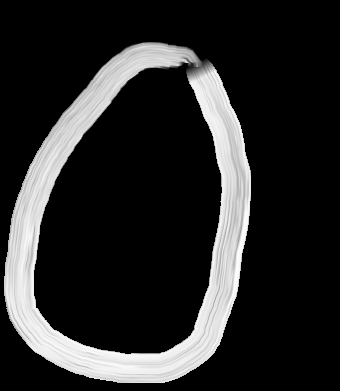
#> input picture Digit_Images/0/0.png, 340 x 391 px; its folder holds only this picture in this run
$ jupyter execute --allow-errors Digit.ipynb   (shell and % lines are left out)
#> lines starting #> are read from the running program, lines starting #| are printed output that depends on the picture
[cell 1]
import pyscreenshot as ImageGrab #what we imported
import numpy as np
import time
import pandas as pd
import csv
import cv2
import glob

[cell 2]
def one_time():  #we make a function to stop capturing images when we run code (one time execution)
    images_folder="Digit_Images/9/"

    for i in range(0,100):
       time.sleep(4)# Using time 4 sec to change the digit to capture it again
       im=ImageGrab.grab(bbox=(60,200,800,800)) #x1,y1,x2,y2 (top left corner)
       print("saved......",i)
       im.save(images_folder+str(i)+'.png')
       print("clear screen now then redraw ........")

[cell 3]
#Generating dataset :
header  =["label"]
for i in range(0,784): #going through dataset from 0->783

    header.append("pixel"+str(i)) # appending each
with open('dataset.csv', 'a') as f: # creating csv file

    writer = csv.writer(f)
    writer.writerow(header) #creating the title of our dataset and adding all of it to row

for label in range(10):#reading the images of pixels in numbers ; we havef 10 folders from 0->9.

    dirList = glob.glob("Digit_Images/"+str(label)+"/*.png")   #glob is used to extract/return path for
                                                               # each of my 10 folders
    for img_path in dirList: # opening another for loop to iterate on that path
        im= cv2.imread(img_path) # reading our images
#> im is the input picture: shape (391, 340, 3); min 0, max 255, mean 40.7
        im_gray = cv2.cvtColor(im,cv2.COLOR_BGR2GRAY) # converting our images into greyscale one channel,
                                                      #(Note: initially it is RGB"red green blue" meaning 3 channels)
        im_gray = cv2.GaussianBlur(im_gray,(15,15), 0) # We used this syntax(15,15) to blur image for each loop
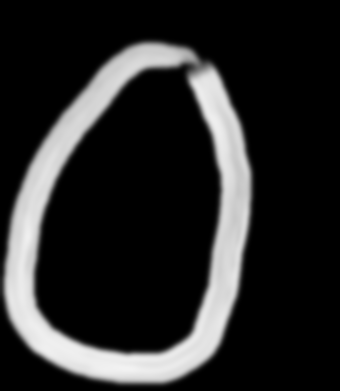
#> im_gray: shape (391, 340); min 0, max 242, mean 40.7
        roi= cv2.resize(im_gray,(28,28), interpolation=cv2.INTER_AREA)# Then we resize image into 28 by 28 pixel and
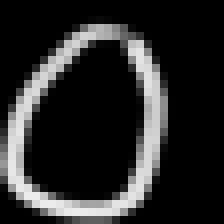
#> roi: shape (28, 28) (shown 8 times larger); min 0, max 236, mean 40.7
                                                                  #then we stored our image into roi(region of interest)
        data=[]#creating one empty list
        data.append(label) #Appending label to my data list (meaning I will append from 0 upto 9 into my data list)
        rows, cols = roi.shape #extracting rows(to rows) and columns(to cols)
#> rows = 28; cols = 28

       ## Add pixel one by one into data array
        for i in range(rows):

            for j in range(cols):

                k =roi[i,j] # k is the pixel value of particular region
                if k>100: # if k is more than 100 we change it 1

                    k=1
                else: # if k is less than that, we treat that pixel as equal to 0

                    k=0
                data.append(k) #then we have to append k value in our data list
#> after the loop, data = 785 values, max 1 at index 95, min 0 at index 0, mean 0.191
        with open('dataset.csv', 'a') as f:
            writer = csv.writer(f) # right now we have appended pixel value 0 or 1
            writer.writerow(data)
#> pass 2 of the loop `for label in range(10):#reading the images of pixels in numbers ; we h..`:
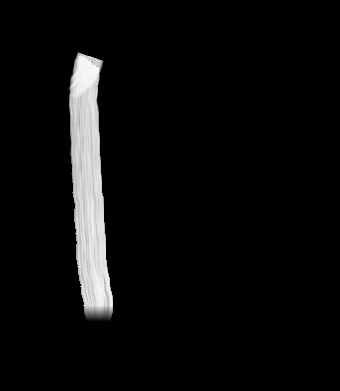
#> input picture Digit_Images/1/0.png, 340 x 391 px
#> im is the input picture: shape (391, 340, 3); min 0, max 249, mean 12.1
#> `im_gray = cv2.GaussianBlur(im_gray,(15,15), 0)`:
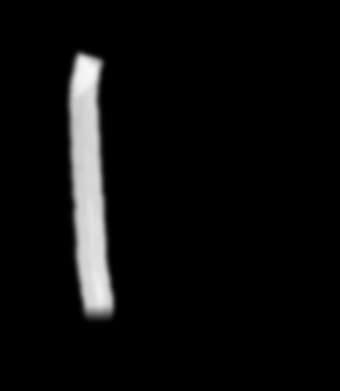
#> im_gray: shape (391, 340); min 0, max 246, mean 12.1
#> `roi= cv2.resize(im_gray,(28,28), interpolation=cv2.INTER_AREA)# Then w..`:
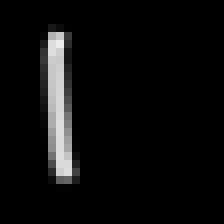
#> roi: shape (28, 28) (shown 8 times larger); min 0, max 235, mean 12.1
#> after the loop `for i in range(rows):`: data = 785 values, max 1 at index 0, min 0 at index 1, mean 0.0548
